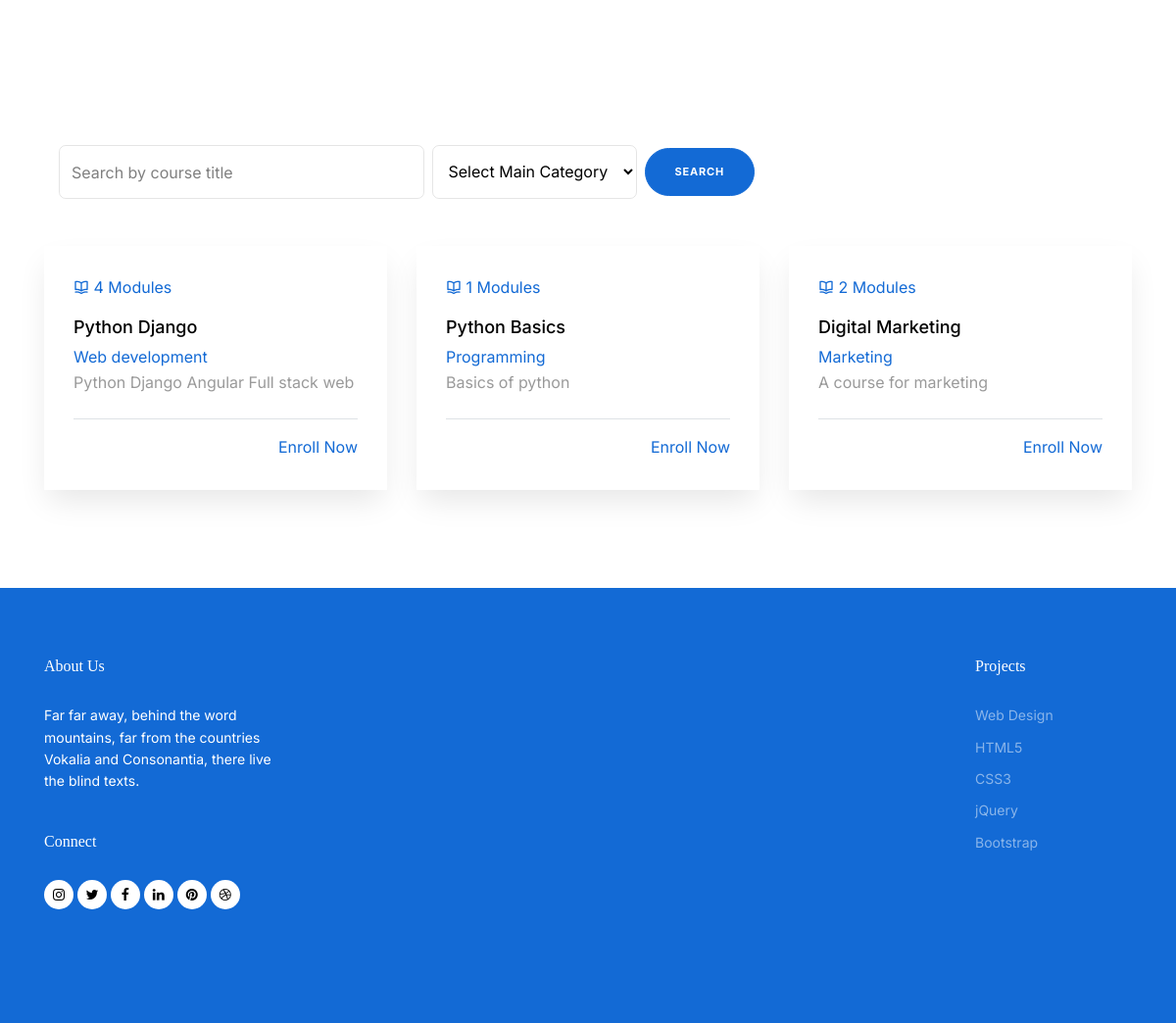
/home/, run on the app's committed database.
### core/models.py (models this page shows, shortened)
class Course(models.Model):
    DIFFICULTY_LEVEL_CHOICES = [
        ('Beginner', 'Beginner'),
        ('Intermediate', 'Intermediate'),
        ('Advanced', 'Advanced'),
    ]
    title = models.CharField(max_length=200)
    description = models.TextField()
    instructor = models.ForeignKey(CustomUser, limit_choices_to={'role': 'instructor'}, on_delete=models.SET_NULL, null=True, blank=True)
    category = models.ForeignKey('CourseCategory', on_delete=models.SET_NULL, null=True, blank=True,related_name='course')
    prerequisites = models.ManyToManyField('self', blank=True, symmetrical=False, related_name='required_by')
    difficulty_level = models.CharField(max_length=50, choices=DIFFICULTY_LEVEL_CHOICES)
    is_published = models.BooleanField(default=False)
    created_at = models.DateTimeField(auto_now_add=True)
    updated_at = models.DateTimeField(auto_now=True)

class CourseCategory(models.Model):
    name = models.CharField(max_length=100)
    parent_category = models.ForeignKey(MainCategory, null=True, blank=True, on_delete=models.SET_NULL, related_name='subcategories')
    def __str__(self):
        return self.name

### student/views.py (the view)
# urls.py: path('home/',StudentHomeView.as_view(), name='student_dashboard'),
class StudentHomeView(View):
    def get(self, request, *args, **kwargs):
        main_categories = MainCategory.objects.all()
        main_category_id = request.GET.get('main_category')
        course_title = request.GET.get('course_title', '')
        courses = Course.objects.filter(is_published=True)
        if main_category_id:
            sub_categories = CourseCategory.objects.filter(parent_category_id=main_category_id)
            courses = courses.filter(category__parent_category_id=main_category_id)
        if course_title:
            courses = courses.filter(title__icontains=course_title)
        return render(request, 'home.html', {
            'courses': courses,
            'main_categories': main_categories,
            'course_title': course_title,
        })

### student/templates/home.html (shortened to what this page needs)
{% extends "base1.html" %}
{% block body_block %}
  <div class="untree_co-section mt-5">
    <div class="container">
      <div class="col-8 mb-5">
        <form method="get" action="{% url 'student_dashboard' %}" class="d-flex align-items-center">
            <div class="form-group flex-grow-1 mb-0 mr-2">
                <input type="text" id="course_title" name="course_title" class="form-control" value="{{ course_title }}" placeholder="Search by course title">
            </div>
            <div class="form-group mb-0 mr-2">
                <select id="main_category" name="main_category" class="form-control">
                    <option value="">Select Main Category</option>
                </select>
            </div>
            <button type="submit" class="btn btn-primary">Search</button>
        </form>
    </div>
      <div class="row align-items-stretch">
        {%for course in courses%}
        <a href="{% url 'student_course_detail' course.id %}">
        <div class="col-12 col-sm-6 col-md-6 col-lg-4 mb-4 mb-lg-0 ">
          <div class="custom-media">
            <div class="custom-media-body ">
              <div class="d-flex justify-content-between pb-3">
                <div class="text-primary"><span class="uil uil-book-open"></span> <span>{{course.modules.count}}</span> Modules </div>
              </div>
              <h3 class="">{{course.title}} </h3>
                <div class="">{{course.category}}</div>
              <p class="mb-4 text-truncate">{{course.description}}</p>
              <div class="border-top d-flex justify-content-between pt-3 mt-3 align-items-center">
                <div>
                  <a href="{% url 'student_course_detail' course.id %}">Enroll Now</a>
                </div>
              </div>
            </div>
          </div>
        </div>
        </a>
        {%endfor%}
      </div>
    </div>
  </div>
  {% endblock %}

### instructor/templates/base1.html (shortened to what this page needs)
<!doctype html>
<html lang="en">
  {%load static%}
<head>
  <link rel="stylesheet" href="https://unicons.iconscout.com/release/v4.0.0/css/line.css">
  <link rel="stylesheet" href="https://cdnjs.cloudflare.com/ajax/libs/font-awesome/6.6.0/css/all.min.css" />
  <link rel="stylesheet" href="{% static 'instructor/css/bootstrap.min.css'%}">
  <link rel="stylesheet" href="{% static 'instructor/css/animate.min.css'%}">
  <link rel="stylesheet" href="{% static 'instructor/css/owl.carousel.min.css'%}">
  <link rel="stylesheet" href="{% static 'instructor/css/owl.theme.default.min.css'%}">
  <link rel="stylesheet" href="{% static 'instructor/css/jquery.fancybox.min.css'%}">
  <link rel="stylesheet" href="{% static 'instructor/fonts/icomoon/style.css'%}">
  <link rel="stylesheet" href="{% static 'instructor/fonts/flaticon/font/flaticon.css'%}">
  <link rel="stylesheet" href="{% static 'instructor/css/aos.css'%}">
  <link rel="stylesheet" href="{% static 'instructor/css/style.css'%}">
</head>
<body>
  {%block body_block%}
   {%endblock%}
   <div class="site-footer">
    <div class="container">
      <div class="row">
        <div class="col-lg-3 mr-auto">
          <div class="widget">
            <h3>About Us<span class="text-primary">.</span> </h3>
            <p>Far far away, behind the word mountains, far from the countries Vokalia and Consonantia, there live the blind texts.</p>
          </div>
          <div class="widget">
            <h3>Connect</h3>
            <ul class="list-unstyled social">
              <li><a href="#"><span class="icon-instagram"></span></a></li>
              <li><a href="#"><span class="icon-twitter"></span></a></li>
              <li><a href="#"><span class="icon-facebook"></span></a></li>
              <li><a href="#"><span class="icon-linkedin"></span></a></li>
              <li><a href="#"><span class="icon-pinterest"></span></a></li>
              <li><a href="#"><span class="icon-dribbble"></span></a></li>
            </ul>
          </div>
        </div>
        <div class="col-lg-2 ml-auto">
          <div class="widget">
            <h3>Projects</h3>
            <ul class="list-unstyled float-left links">
              <li><a href="#">Web Design</a></li>
              <li><a href="#">HTML5</a></li>
              <li><a href="#">CSS3</a></li>
              <li><a href="#">jQuery</a></li>
              <li><a href="#">Bootstrap</a></li>
            </ul>
          </div>
        </div>
      </div>
  </body>
  </html>

### instructor/static/instructor/css/style.css (style rules this page uses)
body { font-family: "Inter", sans-serif; line-height: 1.6; background-color: #ffffff; overflow-x: hidden; font-size: 16px; color: #666; }
body:before { content: ""; position: fixed; top: 0; left: 0; z-index: 99; right: 0; bottom: 0; background: rgba(0, 0, 0, 0.2); opacity: 0; visibility: hidden; -webkit-transition: .3s all ease; -o-transition: .3s all ease; transition: .3s all ease; }
a { color: #136ad5; -webkit-transition: .3s all ease; -o-transition: .3s all ease; transition: .3s all ease; }
.text-primary { color: #136ad5 !important; }
h1, .h1, h2, .h2, h3, .h3, h4, .h4 { font-family: "Display Playfair", serif; color: #black; }
.btn { padding-top: 15px; padding-bottom: 15px; padding-left: 30px; padding-right: 30px; border-radius: 30px; font-size: 11px; text-transform: uppercase; font-weight: 700; letter-spacing: .05rem; }
.btn.btn-primary { background: #136ad5; border-color: #136ad5; }
.form-control, .custom-select { border: none; font-size: 16px; height: 55px; background: transparent; border: 1px solid rgba(0, 0, 0, 0.1); border-radius: 7px; color: #000000; }
.untree_co-section { padding: 100px 0; position: relative; }
.custom-media { background: #ffffff; -webkit-box-shadow: 0 15px 30px -5px rgba(0, 0, 0, 0.1); box-shadow: 0 15px 30px -5px rgba(0, 0, 0, 0.1); }
.custom-media h3 { font-family: "Inter", sans-serif; font-size: 18px; color: #000000; }
.custom-media p { color: rgba(0, 0, 0, 0.4); }
.custom-media .custom-media-body { padding: 30px; }
.site-footer { background: #136ad5; font-size: 14px; color: #ffffff; padding: 70px 0; }
.site-footer a { color: #ffffff; position: relative; display: inline-block; }
.site-footer .widget { margin-bottom: 40px; display: block; position: relative; z-index: 1; }
.site-footer .widget h3 { font-size: 16px; color: #ffffff; margin-bottom: 30px; }
.site-footer .widget .links { width: 150px; }
.site-footer .widget .links li { margin-bottom: 10px; }
.site-footer .widget .links li a { color: rgba(255, 255, 255, 0.5); }
.site-footer .social li { display: inline-block; }
.site-footer .social li a { display: inline-block; width: 30px; height: 30px; position: relative; background-color: #ffffff; border-radius: 50%; color: #000000; }
.site-footer .social li a:before { display: none; }
.site-footer .social li a > span { position: absolute; top: 50%; left: 50%; -webkit-transform: translate(-50%, -50%); -ms-transform: translate(-50%, -50%); transform: translate(-50%, -50%); }
.text-truncate { display: -webkit-box; -webkit-line-clamp: 1; -webkit-box-orient: vertical; overflow: hidden; text-overflow: ellipsis; }

### data on the page
Course: modules.count "4", title "Python Django", category "Web development", description "Python Django Angular Full stack w…"
Course: modules.count "1", title "Python Basics", category "Programming", description "Basics of python"
Course: modules.count "2", title "Digital Marketing", category "Marketing", description "A course for marketing"
